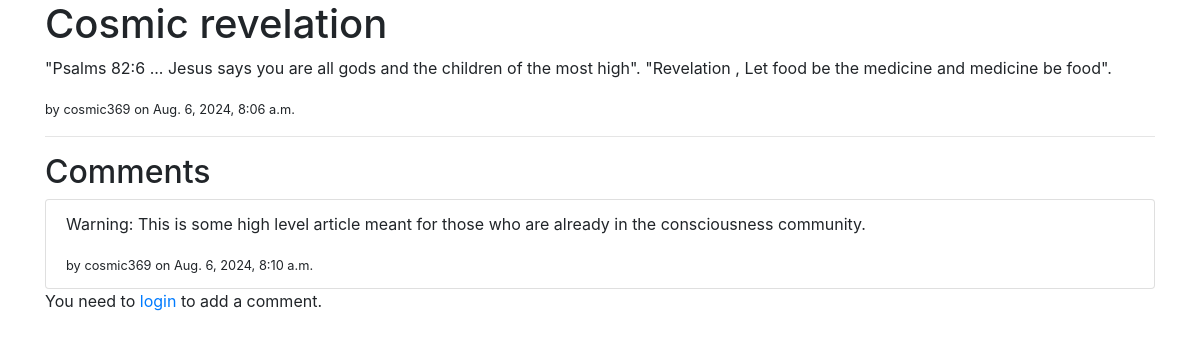
The app's page /article/1/ with its own data.
### blog/models.py (models this page shows, shortened)
class Article(models.Model):
    title = models.CharField(max_length=200)
    content = models.TextField()
    author = models.ForeignKey(User, on_delete=models.CASCADE)
    created_at = models.DateTimeField(auto_now_add=True)
    updated_at = models.DateTimeField(auto_now=True)

class Comment(models.Model):
    article = models.ForeignKey(Article, related_name='comments', on_delete=models.CASCADE)
    author = models.ForeignKey(User, on_delete=models.CASCADE)
    content = models.TextField()
    created_at = models.DateTimeField(auto_now_add=True)

### blog/views.py (the view)
# urls.py: path('article/<int:pk>/', views.article_detail, name='article_detail'),
def article_detail(request, pk):
    article = get_object_or_404(Article, pk=pk)
    comments = article.comments.all()
    if request.method == 'POST':
        form = CommentForm(request.POST)
        if form.is_valid():
            comment = form.save(commit=False)
            comment.article = article
            comment.author = request.user
            comment.save()
            return redirect('article_detail', pk=article.pk)
    else:
        form = CommentForm()
    return render(request, 'blog/article_detail.html', {'article': article, 'comments': comments, 'form': form})

### blog/templates/blog/article_detail.html (shortened to what this page needs)
{% extends 'base.html' %}
{% block content %}
<h1>{{ article.title }}</h1>
<p>{{ article.content }}</p>
<p><small>by {{ article.author }} on {{ article.created_at }}</small></p>
<hr>
<h2>Comments</h2>
<div class="list-group">
    {% for comment in comments %}
        <div class="list-group-item">
            <p>{{ comment.content }}</p>
            <small>by {{ comment.author }} on {{ comment.created_at }}</small>
        </div>
    {% endfor %}
</div>
{% if user.is_authenticated %}
    <form action="" method="post">
        {% csrf_token %}
        {{ form.as_p }}
        <button type="submit" class="btn btn-primary">Add Comment</button>
    </form>
{% else %}
    <p>You need to <a href="{% url 'login' %}">login</a> to add a comment.</p>
{% endif %}
{% endblock %}

### blog/templates/base.html (shortened to what this page needs)
<!DOCTYPE html>
<html lang="en">
<head>
    <link rel="stylesheet" href="https://maxcdn.bootstrapcdn.com/bootstrap/4.5.2/css/bootstrap.min.css">
</head>
<body>
    <div class="container">
        {% block content %}
        {% endblock %}
    </div>
</body>
</html>

### records on screen
Article: title "Cosmic revelation", content "\"Psalms 82:6 ... Jesus says you are all gods and the children of the most high\". \"Revelation , Let food be the medicine and medicine be food\".", author "cosmic369", created_at "Aug. 6, 2024, 8:06 a.m."
Comment: content "Warning: This is some high level article meant for those who are already in the consciousness community.", author "cosmic369", created_at "Aug. 6, 2024, 8:10 a.m."
